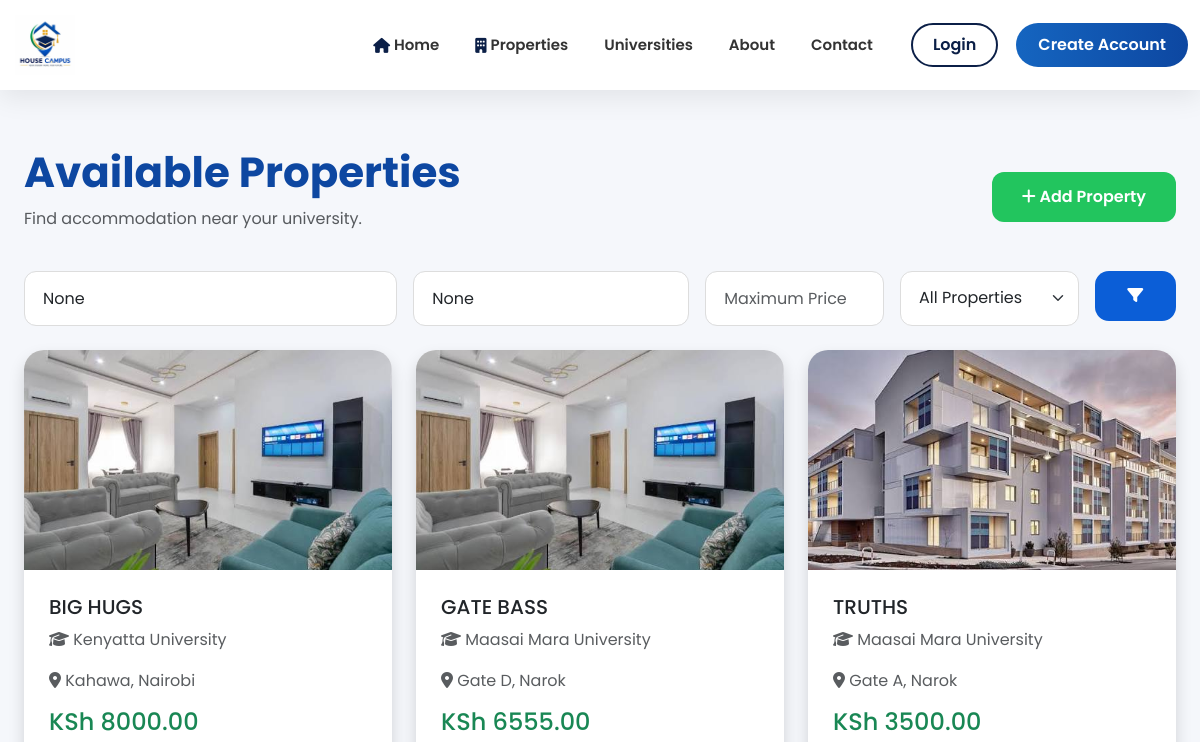
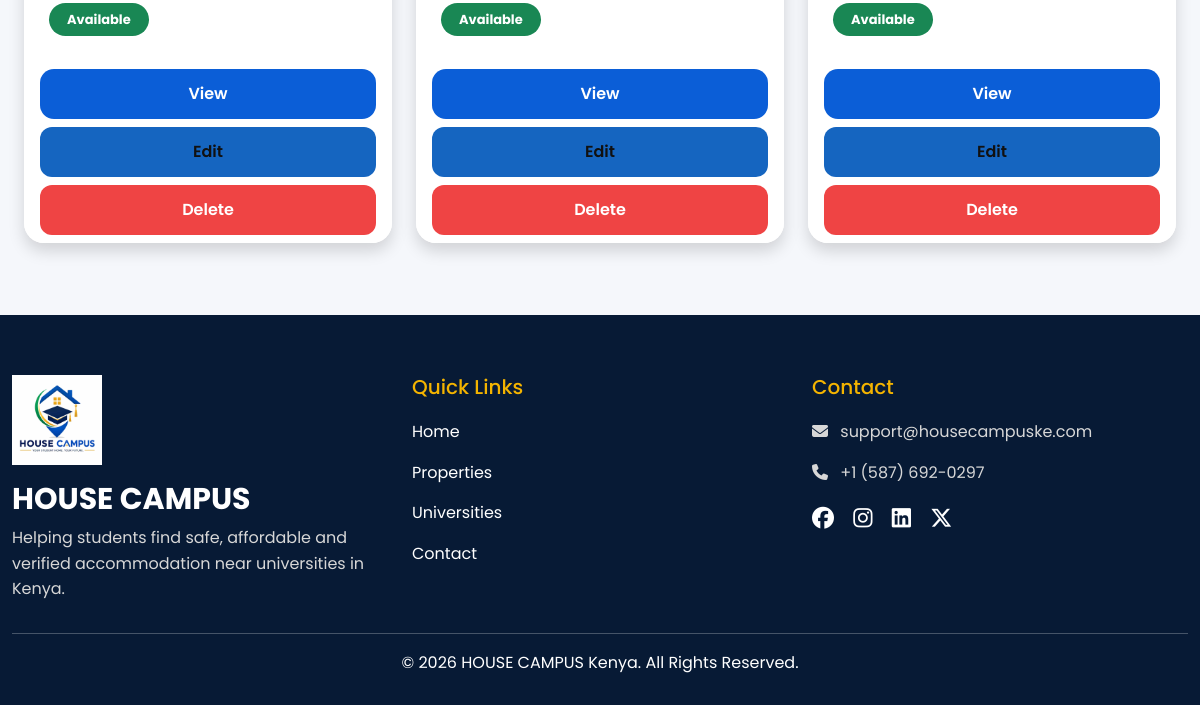
/properties/, run on an earlier commit of the app's database (2 pictures, top to bottom).
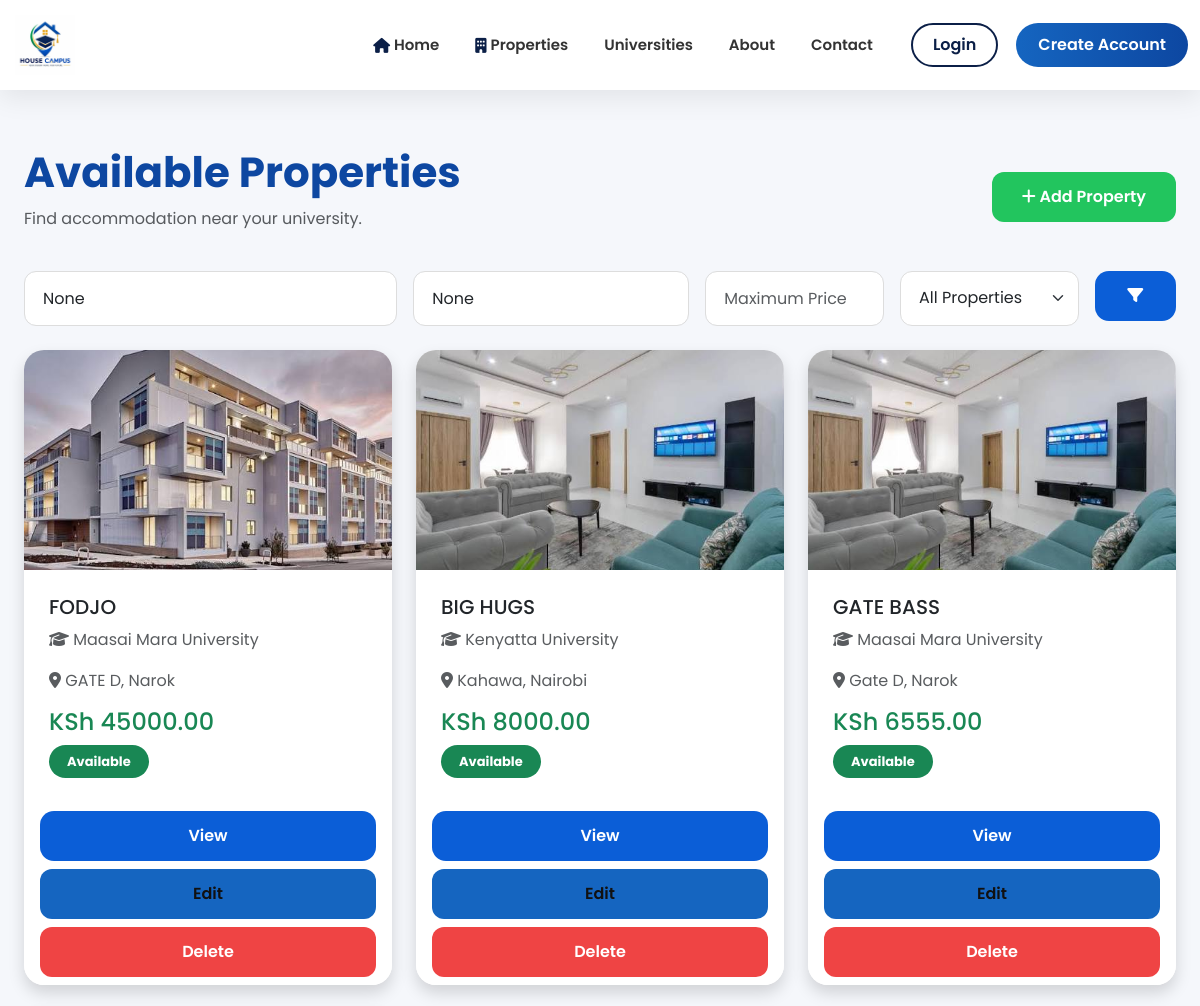
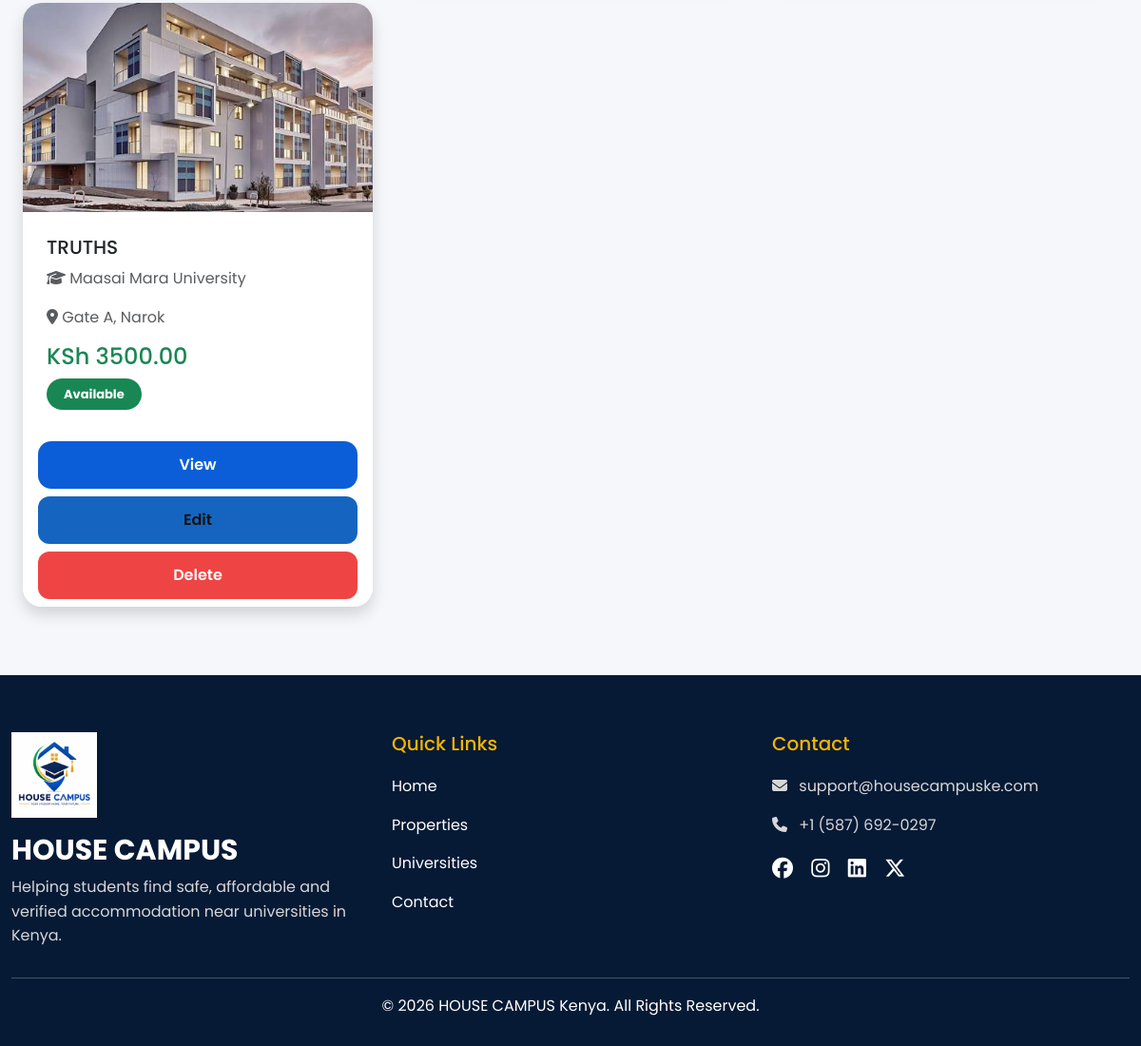
And on a later commit of the database (2 pictures, top to bottom).
### properties/models.py (models this page shows, shortened)
class Property(models.Model):
    HOUSE_TYPES = [
        ("Bedsitter", "Bedsitter"),
        ("Silver House (Mabati)", "Silver House (Mabati)"),
        ("Hostel", "Hostel"),
        ("One Bedroom", "One Bedroom"),
        ("Two Bedroom", "Two Bedroom"),
        ("Shared Room", "Shared Room"),
        ("Self Contained", "Self Contained"),
    ]
    landlord = models.ForeignKey(
        settings.AUTH_USER_MODEL,
        on_delete=models.CASCADE,
        related_name="properties",
        null=True,
        blank=True,
    )
    title = models.CharField(max_length=200)
    house_type = models.CharField(
        max_length=50,
        choices=HOUSE_TYPES,
    )
    university = models.CharField(max_length=150)
    county = models.CharField(max_length=100)
    town = models.CharField(max_length=100)
    price = models.DecimalField(
        max_digits=10,
        decimal_places=2,
    )
    bedrooms = models.PositiveIntegerField(default=1)
    bathrooms = models.PositiveIntegerField(default=1)
    description = models.TextField()
    image = models.ImageField(
        upload_to="properties/",
        blank=True,
        null=True,
    )
    wifi = models.BooleanField(default=False)
    water = models.BooleanField(default=True)
    electricity = models.BooleanField(default=True)
    parking = models.BooleanField(default=False)
    distance_to_university = models.PositiveIntegerField(
        default=5,
        help_text="Distance to the university (minutes)",
    )
    available = models.BooleanField(default=True)
    created_at = models.DateTimeField(auto_now_add=True)
    class Meta:
        ordering = ["-created_at"]

### properties/views.py (the view)
# urls.py: path("", views.property_list, name="property_list"),
def property_list(request):
    query = request.GET.get("q")
    county = request.GET.get("county")
    available = request.GET.get("available")
    max_price = request.GET.get("max_price")
    properties = Property.objects.all().order_by("-created_at")
    if query:
        properties = properties.filter(
            Q(title__icontains=query) |
            Q(university__icontains=query) |
            Q(town__icontains=query)
        )
    if county:
        properties = properties.filter(county__icontains=county)
    if max_price:
        properties = properties.filter(price__lte=max_price)
    if available == "yes":
        properties = properties.filter(available=True)
    paginator = Paginator(properties, 6)
    page_number = request.GET.get("page")
    page_obj = paginator.get_page(page_number)
    return render(
        request,
        "properties/property_list.html",
        {
            "properties": page_obj,
            "page_obj": page_obj,
            "query": query,
            "county": county,
            "max_price": max_price,
            "available": available,
        },
    )

### templates/properties/property_list.html (shortened to what this page needs)
{% extends "base.html" %}
{% block content %}
<div class="container py-5">
    <div class="d-flex justify-content-between align-items-center mb-4">
        <div>
            <h2 class="fw-bold">Available Properties</h2>
            <p class="text-muted">Find accommodation near your university.</p>
        </div>
        <a href="{% url 'properties:add_property' %}" class="btn btn-success">
            <i class="fa-solid fa-plus"></i> Add Property
        </a>
    </div>
    <form method="GET" class="row g-3 mb-4">
        <div class="col-md-4">
            <input type="text" name="q" class="form-control"
              placeholder="Search by title, university or town..." value="{{ query }}">
        </div>
        <div class="col-md-3">
            <input type="text" name="county" class="form-control" placeholder="County"
              value="{{ county }}">
        </div>
        <div class="col-md-2">
            <input type="number" name="max_price" class="form-control" placeholder="Maximum Price"
              value="{{ max_price }}">
        </div>
        <div class="col-md-2">
            <select name="available" class="form-select">
                <option value="">All Properties</option>
            </select>
        </div>
        <div class="col-md-1">
            <button class="btn btn-primary w-100">
                <i class="fa-solid fa-filter"></i>
            </button>
        </div>
    </form>
    <div class="row">
        {% for property in properties %}
        <div class="col-lg-4 col-md-6 mb-4">
            <div class="card shadow h-100">
                {% if property.image %}
                <img src="{{ property.image.url }}" class="card-img-top"
                  style="height:220px;object-fit:cover;" alt="{{ property.title }}">
                {% else %}
                <img src="https://via.placeholder.com/600x400?text=HOUSE+CAMPUS"
                  class="card-img-top" style="height:220px;object-fit:cover;" alt="No image">
                {% endif %}
                <div class="card-body">
                    <h5>{{ property.title }}</h5>
                    <p class="text-muted">
                        <i class="fa-solid fa-graduation-cap"></i>
                        {{ property.university }}
                    </p>
                    <p class="text-muted">
                        <i class="fa-solid fa-location-dot"></i>
                        {{ property.town }}, {{ property.county }}
                    </p>
                    <h4 class="text-success">
                        KSh {{ property.price }}
                    </h4>
                    {% if property.available %}
                    <span class="badge bg-success">Available</span>
                    {% else %}
                    <span class="badge bg-danger">Occupied</span>
                    {% endif %}
                </div>
                <div class="card-footer bg-white border-0">
                    <div class="d-grid gap-2">
                        <a href="{% url 'properties:property_detail' property.pk %}"
                          class="btn btn-primary">
                            View
                        </a>
                        <a href="{% url 'properties:edit_property' property.pk %}"
                          class="btn btn-warning">
                            Edit
                        </a>
                        <a href="{% url 'properties:delete_property' property.pk %}"
                          class="btn btn-danger">
                            Delete
                        </a>
                    </div>
                </div>
            </div>
        </div>
        {% empty %}
        <div class="col-12">
            <div class="alert alert-info text-center">
                <h4>No properties found.</h4>
            </div>
        </div>
        {% endfor %}
    </div>
</div>
{% endblock %}

### templates/base.html (shortened to what this page needs)
{% load static %}
<!DOCTYPE html>
<html lang="en">
<head>
    <link href="https://cdn.jsdelivr.net/npm/bootstrap@5.3.7/dist/css/bootstrap.min.css"
      rel="stylesheet">
    <link rel="stylesheet"
      href="https://cdnjs.cloudflare.com/ajax/libs/font-awesome/6.7.2/css/all.min.css">
    <link rel="stylesheet" href="{% static 'css/style.css' %}">
</head>
<body>
    <nav class="navbar navbar-expand-lg fixed-top">
        <div class="container">
            <a class="navbar-brand" href="/">
                <img src="{% static 'images/logo.png' %}" alt="HOUSE CAMPUS Logo" class="logo">
            </a>
            <div class="collapse navbar-collapse" id="navbarNav">
                <ul class="navbar-nav ms-auto align-items-center">
                    <li class="nav-item">
                        <a class="nav-link" href="/">
                            <i class="fa fa-home me-1"></i>
                            Home
                        </a>
                    </li>
                    <li class="nav-item">
                        <a class="nav-link" href="{% url 'properties:property_list' %}">
                            <i class="fa fa-building me-1"></i>
                            Properties
                        </a>
                    </li>
                    <li class="nav-item">
                        <a class="nav-link" href="#">
                            Universities
                        </a>
                    </li>
                    <li class="nav-item">
                        <a class="nav-link" href="#">
                            About
                        </a>
                    </li>
                    <li class="nav-item">
                        <a class="nav-link" href="#">
                            Contact
                        </a>
                    </li>
                    {% if user.is_authenticated %}
                    <li class="nav-item dropdown ms-3">
                        <a class="nav-link dropdown-toggle" data-bs-toggle="dropdown">
                            <i class="fa fa-user-circle"></i>
                            {{ user.first_name }}
                        </a>
                        <ul class="dropdown-menu dropdown-menu-end">
                            <li>
                                <a class="dropdown-item" href="{% url 'dashboard' %}">
                                    Dashboard
                                </a>
                            </li>
                            <li>
                                <a class="dropdown-item" href="{% url 'profile' %}">
                                    My Profile
                                </a>
                            </li>
                            <li>
                                <a class="dropdown-item text-danger" href="{% url 'logout' %}">
                                    Logout
                                </a>
                            </li>
                        </ul>
                    </li>
                    {% else %}
                    <li class="nav-item ms-3">
                        <a href="{% url 'login' %}" class="btn btn-login">
                            Login
                        </a>
                    </li>
                    <li class="nav-item">
                        <a href="{% url 'register_student' %}" class="btn btn-register">
                            Create Account
                        </a>
                    </li>
                    {% endif %}
                </ul>
            </div>
        </div>
    </nav>
    <main>
        <div class="container">
            {% block content %}
            {% endblock %}
        </div>
    </main>
    <footer>
        <div class="container">
            <div class="row">
                <div class="col-lg-4">
                    <img src="{% static 'images/logo.png' %}" width="90">
                    <h3 class="mt-3">HOUSE CAMPUS</h3>
                    <p>
                        Helping students find safe, affordable and verified accommodation near
                        universities in Kenya.
                    </p>
                </div>
                <div class="col-lg-4">
                    <h5>Quick Links</h5>
                    <p><a href="/">Home</a></p>
                    <p><a href="{% url 'properties:property_list' %}">Properties</a></p>
                    <p><a href="#">Universities</a></p>
                    <p><a href="#">Contact</a></p>
                </div>
                <div class="col-lg-4">
                    <h5>Contact</h5>
                    <p>
                        <i class="fa fa-envelope me-2"></i>
                        support@housecampuske.com
                    </p>
                    <p>
                        <i class="fa fa-phone me-2"></i>
                        +1 (587) 692-0297
                    </p>
                    <div class="social mt-3">
                        <a href="#"><i class="fab fa-facebook"></i></a>
                        <a href="#"><i class="fab fa-instagram"></i></a>
                        <a href="#"><i class="fab fa-linkedin"></i></a>
                        <a href="#"><i class="fab fa-x-twitter"></i></a>
                    </div>
                </div>
            </div>
            <hr>
            <div class="text-center">
                © 2026 HOUSE CAMPUS Kenya. All Rights Reserved.
            </div>
        </div>
    </footer>
</body>
</html>

### templates/base.html (style rules this page uses)
body { font-family: Poppins, sans-serif; background: #f5f7fb; overflow-x: hidden; }
:root { --primary: #0D47A1; --secondary: #1565C0; --gold: #F4B400; --green: #00A651; --light: #ffffff; --dark: #071A35; }
.navbar { background: white; box-shadow: 0 8px 25px rgba(0, 0, 0, .08); padding: 15px 0; }
.navbar-brand { display: flex; align-items: center; font-weight: 700; color: var(--primary) !important; font-size: 28px; }
.navbar-brand img { height: 60px; margin-right: 10px; }
.nav-link { color: #444 !important; font-weight: 500; margin-left: 10px; }
.btn-login { border: 2px solid var(--primary); color: var(--primary); border-radius: 30px; padding: 8px 20px; font-weight: 600; }
.btn-register { background: linear-gradient(90deg, #1565C0, #0D47A1); color: white; border-radius: 30px; padding: 8px 24px; font-weight: 600; margin-left: 10px; border: none; }
main { margin-top: 100px; min-height: 75vh; }
footer { background: var(--dark); color: white; padding: 60px 0 30px; }
footer h5 { color: var(--gold); margin-bottom: 20px; }
footer a { color: white; text-decoration: none; }
.social a { color: white; margin-right: 15px; font-size: 22px; }

What changed in the data, as far as the page shows it:
added Property: image (picture), title "FODJO", university "Maasai Mara University", town "GATE D", county "Narok", price "45000.00", available "Available"
